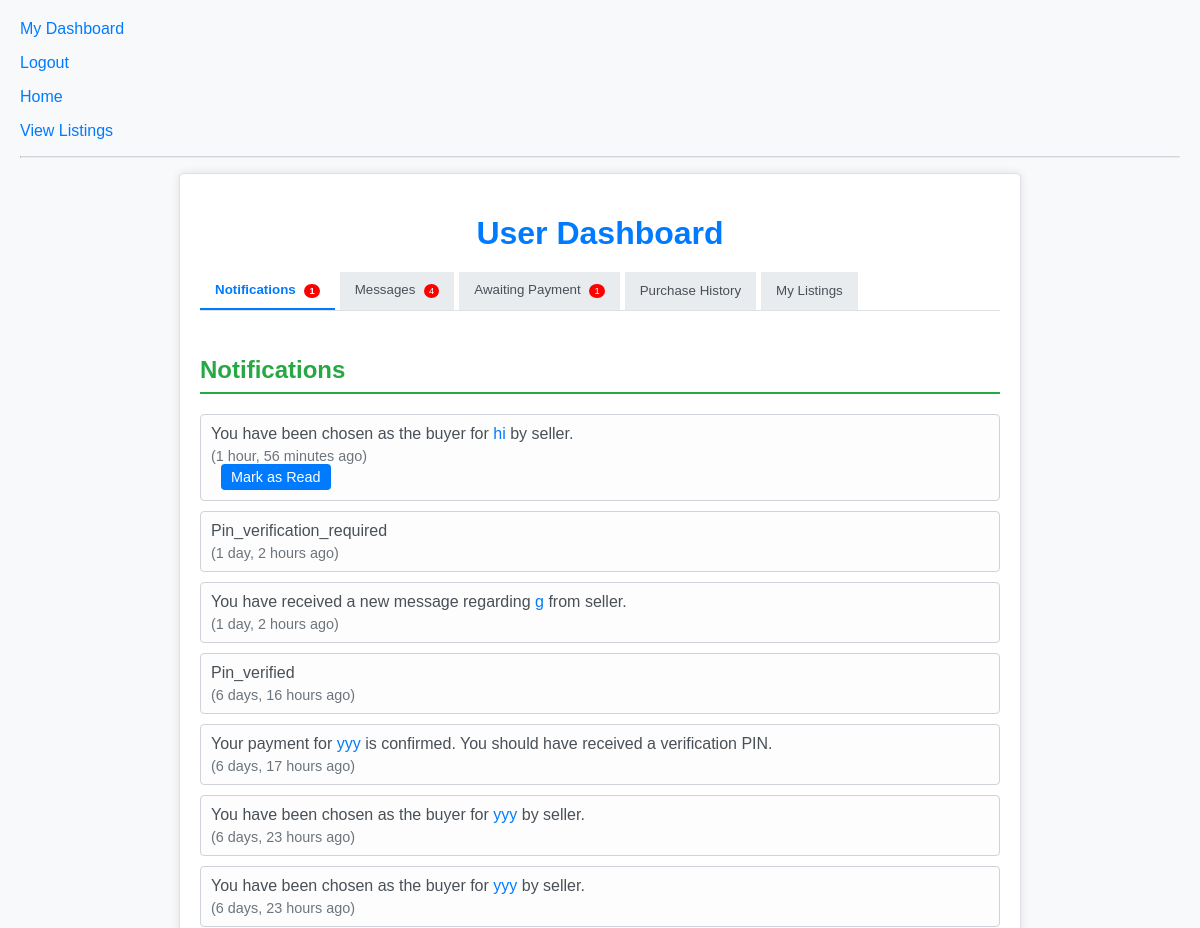
Page /dashboard/ (signed in, upper part) on the earlier database version.
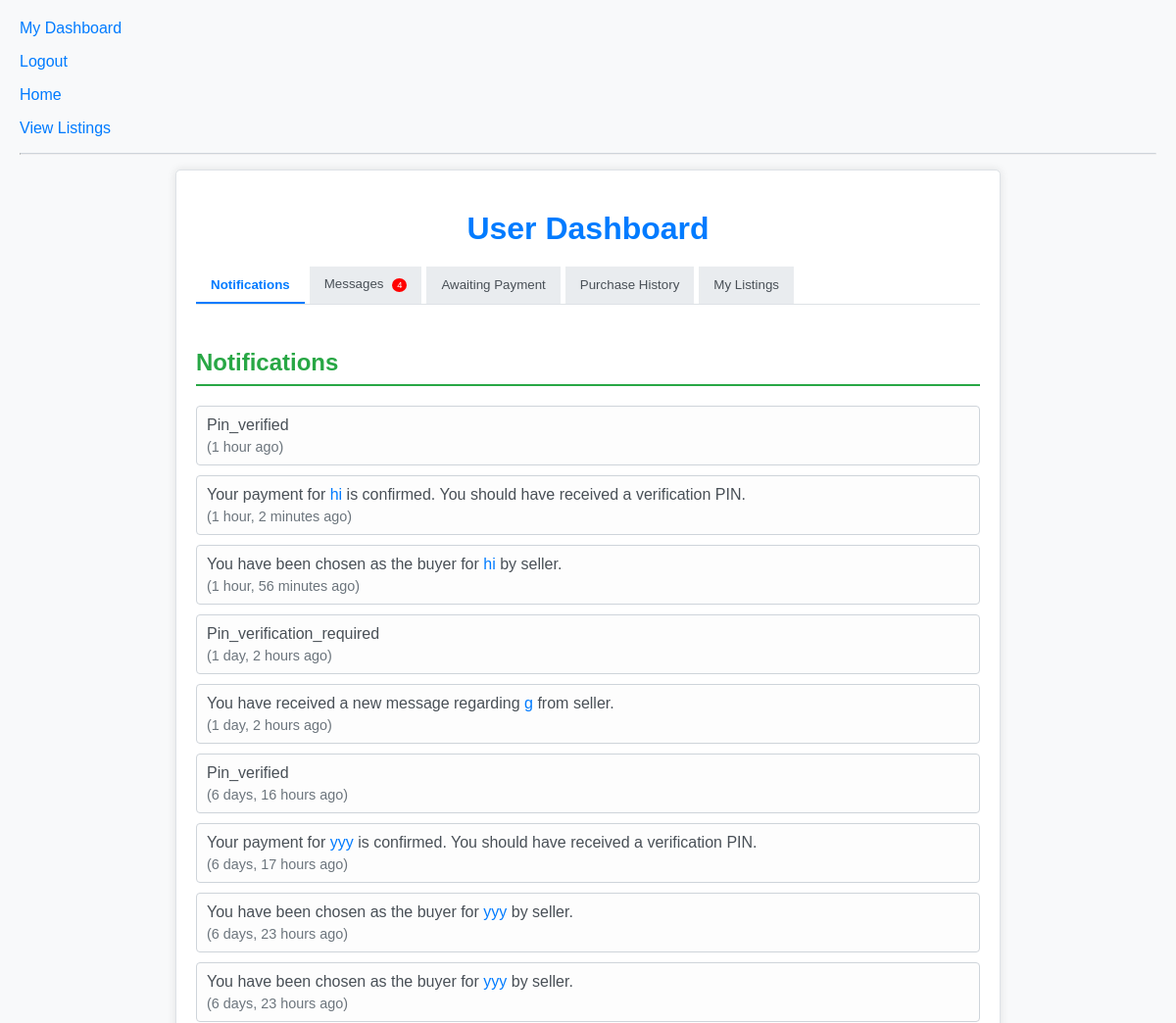
Same page on the later database version.
### marketplace/models.py (models this page shows, shortened)
class Notification(models.Model):
    recipient = models.ForeignKey(User, related_name='notifications',
                                    on_delete=models.CASCADE)
    message = models.ForeignKey('Message', on_delete=models.CASCADE, null=True,
                                    blank=True)
    notification_type = models.CharField(
        max_length=255)  # e.g., 'buyer_chosen', 'message_received'
    is_read = models.BooleanField(default=False)
    created_at = models.DateTimeField(auto_now_add=True)
    class Meta:
        ordering = ['-created_at']

class Message(models.Model):
    sender = models.ForeignKey(User, related_name='sent_messages', on_delete=models.CASCADE)
    recipient = models.ForeignKey(User, related_name='received_messages',
                                    on_delete=models.CASCADE)
    item = models.ForeignKey('Item', on_delete=models.CASCADE)
    subject = models.CharField(max_length=255)
    body = models.TextField()
    sent_at = models.DateTimeField(auto_now_add=True)
    is_read = models.BooleanField(default=False)
    is_accepted = models.BooleanField(
        default=False)  # Seller accepted buyer's offer
    payment_processed = models.BooleanField(default=False)
    transaction_id = models.CharField(max_length=100, unique=True, null=True,
                                        blank=True)  # Unique transaction identifier
    cancelled = models.BooleanField(default=False)
    class Meta:
        ordering = ['-sent_at']

class Item(models.Model):
    seller = models.ForeignKey(User, on_delete=models.CASCADE)
    title = models.CharField(max_length=200)
    description = models.TextField()
    category = models.ForeignKey(Category, on_delete=models.CASCADE)
    condition = models.CharField(
        max_length=50,
        choices=[
            ('new', 'New'),
            ('like_new', 'Like New'),
            ('very_good', 'Very Good'),
            ('good', 'Good'),
            ('fair', 'Fair'),
            ('damaged', 'Damaged'),
        ],
        default='good'
    )
    price = models.DecimalField(max_digits=10, decimal_places=2)
    selling_price = models.DecimalField(max_digits=10, decimal_places=2,
                                        null=True, blank=True)  # ADD THIS LINE
    image1 = models.ImageField(upload_to='item_images/', null=True, blank=True)
    image2 = models.ImageField(upload_to='item_images/', null=True, blank=True)
    image3 = models.ImageField(upload_to='item_images/', null=True, blank=True)
    image4 = models.ImageField(upload_to='item_images/', null=True, blank=True)
    image5 = models.ImageField(upload_to='item_images/', null=True, blank=True)
    image6 = models.ImageField(upload_to='item_images/', null=True, blank=True)
    image1_thumbnail = models.ImageField(upload_to='item_thumbnails/', blank=True, null=True)
    image2_thumbnail = models.ImageField(upload_to='item_thumbnails/', blank=True, null=True)
    image3_thumbnail = models.ImageField(upload_to='item_thumbnails/', blank=True, null=True)
    image4_thumbnail = models.ImageField(upload_to='item_thumbnails/', blank=True, null=True)
    image5_thumbnail = models.ImageField(upload_to='item_thumbnails/', blank=True, null=True)
    image6_thumbnail = models.ImageField(upload_to='item_thumbnails/', blank=True, null=True)
    created_at = models.DateTimeField(auto_now_add=True)
    updated_at = models.DateTimeField(auto_now=True)
    buyer = models.ForeignKey(User, on_delete=models.SET_NULL, related_name='bought_items', null=True, blank=True)
    sold = models.BooleanField(default=False)

### marketplace/views.py (the view)
# urls.py: path('dashboard/', views.user_dashboard, name='user_dashboard'),
@login_required
def user_dashboard(request):
    received_messages = Message.objects.filter(recipient=request.user).exclude(sender=request.user, is_accepted=True).order_by('-sent_at')
    unread_messages_count = received_messages.filter(is_read=False).count()
    notifications = Notification.objects.filter(recipient=request.user).order_by('-created_at')
    unread_notifications_count = notifications.filter(is_read=False).count()
    items_to_pay = Item.objects.filter(
        message__sender=request.user,
        message__is_accepted=True,
        message__payment_processed=False
    ).prefetch_related('message_set').distinct()
    awaiting_payment_count = items_to_pay.count()
    items_awaiting_payment_with_messages = []
    for item in items_to_pay:
        relevant_messages = item.message_set.filter(
            sender=request.user,
            is_accepted=True,
            payment_processed=False
        )
        items_awaiting_payment_with_messages.append({'item': item, 'messages': relevant_messages})
    purchase_history = ItemTransaction.objects.filter(
        buyer=request.user,
        payment_timestamp__isnull=False,   # Payment made
        pin_verified=True,                 # PIN verified
    ).order_by('-payment_timestamp').select_related('item', 'seller')
    purchase_history_count = purchase_history.count()
    my_listings = Item.objects.filter(seller=request.user).order_by('-created_at')
    my_listings_count = my_listings.count()
    received_messages_with_cancellation_status = []
    for message in received_messages:
        buyer_cancelled_notification_exists = message.notification_set.filter(notification_type='buyer_cancelled').exists()
        received_messages_with_cancellation_status.append({
            'message': message,
            'buyer_cancelled': buyer_cancelled_notification_exists,
        })
    context = {
        'received_messages_with_cancellation_status': received_messages_with_cancellation_status,
        'unread_messages_count': unread_messages_count,
        'notifications': notifications,
        'unread_notifications_count': unread_notifications_count,
        'items_to_pay': items_awaiting_payment_with_messages,
        'awaiting_payment_count': awaiting_payment_count,
        'purchase_history': purchase_history,
        'purchase_history_count': purchase_history_count,
        'my_listings': my_listings,
        'my_listings_count': my_listings_count,
    }
    return render(request, 'marketplace/user_dashboard.html', context)

### marketplace/templates/marketplace/user_dashboard.html (shortened to what the changed rows need)
{% extends 'marketplace/base.html' %}
{% block content %}
<div class="dashboard-container">
    <h1>User Dashboard</h1>
    <div class="dashboard-tabs">
        <button class="tab-button {% if unread_notifications_count > 0 %}has-notifications{% endif %} active" onclick="openTab('notifications')">
            Notifications
            {% if unread_notifications_count > 0 %}
            <span class="notification-indicator">{{ unread_notifications_count }}</span>
            {% endif %}
        </button>
        <button class="tab-button {% if awaiting_payment_count > 0 %}has-notifications{% endif %}" onclick="openTab('awaiting_payment')">
            {% if request.user.is_seller %}Awaiting Action{% else %}Awaiting Payment{% endif %}
            {% if awaiting_payment_count > 0 %}
            <span class="notification-indicator">{{ awaiting_payment_count }}</span>
            {% endif %}
        </button>
    </div>
    <div id="notifications" class="tab-content active">
        <h2>Notifications</h2>
        {% if notifications %}
        <ul>
            {% for notification in notifications %}
            <li>
                {% if notification.notification_type == 'buyer_chosen' %}
                    {% if request.user == notification.recipient and notification.message and notification.message.item %}
                        You have been chosen as the buyer for
                        <a href="{% url 'item_detail' notification.message.item.id %}">{{ notification.message.item.title }}</a>
                        by {{ notification.message.recipient.username }}.
                    {% elif request.user == notification.message.recipient and notification.message and notification.message.item %}
                        You chose {{ notification.message.sender.username }} as the buyer for
                        <a href="{% url 'item_detail' notification.message.item.id %}">{{ notification.message.item.title }}</a>.
                    {% else %}
                        {{ notification.notification_type|capfirst }}
                    {% endif %}
                {% elif notification.notification_type == 'message_received' and notification.message and notification.message.item %}
                    You have received a new message regarding
                    <a href="{% url 'item_detail' notification.message.item.id %}">{{ notification.message.item.title }}</a>
                    from {{ notification.message.sender.username }}.
                {% elif notification.notification_type == 'payment_confirmed_pin_sent' %}
                    {% if request.user == notification.recipient and notification.message and notification.message.item %}
                        Your payment for
                        <a href="{% url 'item_detail' notification.message.item.id %}">{{ notification.message.item.title }}</a>
                        is confirmed. You should have received a verification PIN.
                    {% elif request.user == notification.message.recipient and notification.message and notification.message.item %}
                        {{ notification.message.sender.username }} has confirmed payment for
                        <a href="{% url 'item_detail' notification.message.item.id %}">{{ notification.message.item.title }}</a>.
                        A verification PIN has been sent to them.
                    {% else %}
                        {{ notification.notification_type|capfirst }}
                    {% endif %}
                {% elif notification.notification_type == 'pin_verified' %}
                    {% if request.user == notification.recipient and notification.message and notification.message.item %}
                        The PIN for your purchase of
                        <a href="{% url 'item_detail' notification.message.item.id %}">{{ notification.message.item.title }}</a>
                        has been successfully verified.
                    {% elif request.user == notification.message.recipient and notification.message and notification.message.item %}
                        The buyer has successfully verified the PIN for
                        <a href="{% url 'item_detail' notification.message.item.id %}">{{ notification.message.item.title }}</a>.
                        Funds will now be processed (simulated).
                    {% else %}
                        {{ notification.notification_type|capfirst }}
                    {% endif %}
                {% else %}
                    {{ notification.notification_type|capfirst }}
                {% endif %}
                <small>({{ notification.created_at|timesince }} ago)</small>
                {% if not notification.is_read %}
                <form method="post" action="{% url 'mark_notification_as_read' notification.id %}">
                    <button type="submit">Mark as Read</button>
                </form>
                {% endif %}
            </li>
            {% endfor %}
        </ul>
        {% else %}
        <p>No notifications yet.</p>
        {% endif %}
    </div>
</div>
{% endblock %}

Differences in the rows shown:
added Notification: notification_type "Pin_verified", created_at "1 hour"
added Notification: message.item "hi", created_at "1 hour, 2 minutes"
changed Notification "1 hour, 56 minutes": no longer shows "Mark as Read"
Other differences:
{{ unread_notifications_count }}: "1" → (not shown)
{{ awaiting_payment_count }}: "1" → (not shown)
